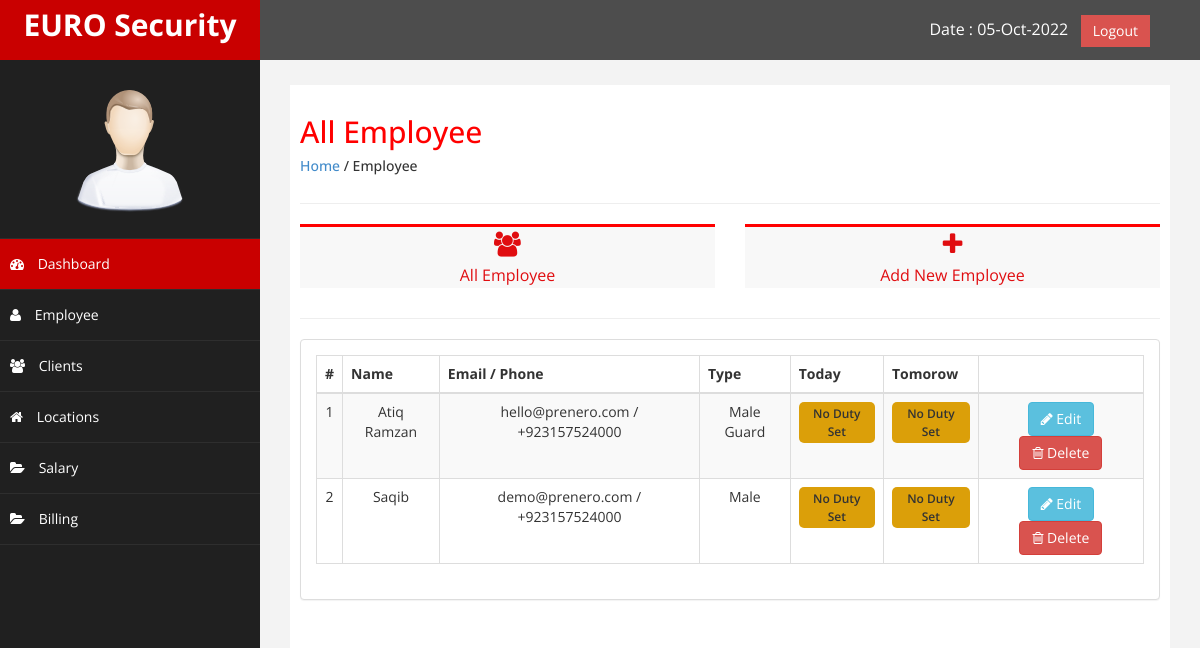
/employee.php (signed in), run on an earlier commit of the app's database.
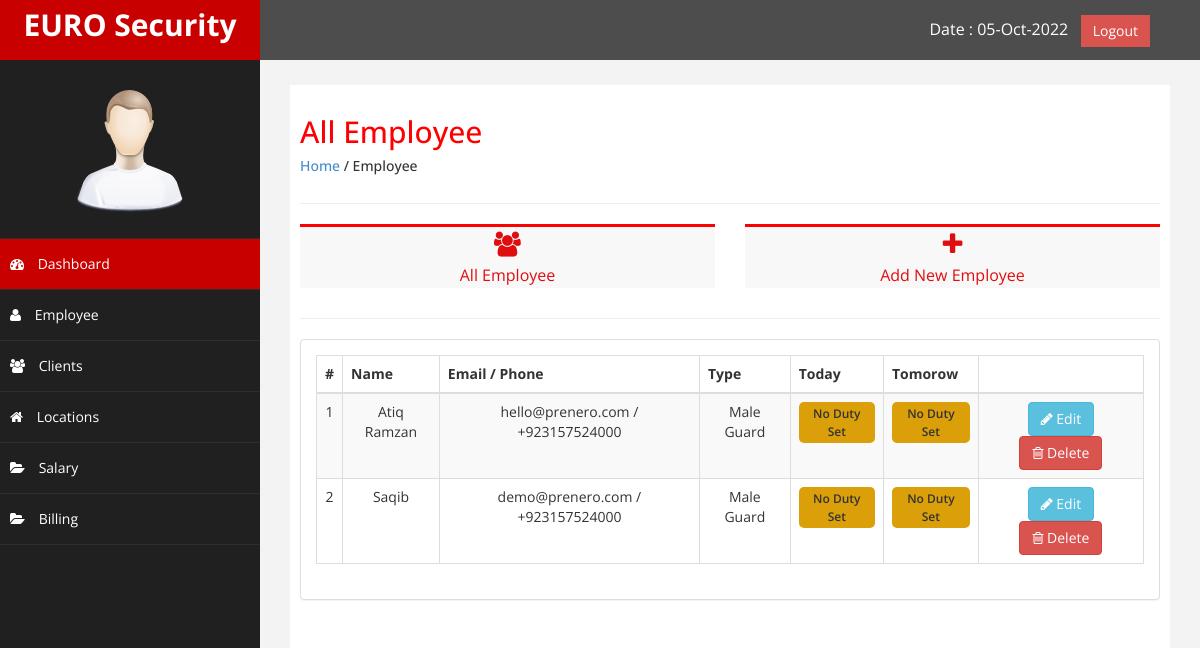
And on a later commit of the database.
### tables this page shows
CREATE TABLE `employee` (
  `employee_code` int(11) NOT NULL,
  `employee_name` varchar(255) DEFAULT NULL,
  `emp_email` varchar(255) DEFAULT NULL,
  `emp_phone` varchar(255) DEFAULT NULL,
  `password` varchar(255) DEFAULT NULL,
  `address` varchar(255) DEFAULT NULL,
  `emp_type` varchar(255) DEFAULT NULL,
  `per_day_salary` decimal(10,2) DEFAULT NULL,
  `esi` varchar(10) DEFAULT NULL,
  `esi_per` varchar(255) DEFAULT NULL,
  `pf_num` varchar(11) DEFAULT NULL,
  `pf_per` varchar(255) DEFAULT NULL,
  `pan_num` varchar(11) DEFAULT NULL,
  `dp` varchar(255) DEFAULT NULL,
  `signature` varchar(255) DEFAULT NULL,
  `adhaar_card` varchar(255) DEFAULT NULL,
  `scehdule` varchar(255) DEFAULT NULL,
  `salary` decimal(10,2) DEFAULT NULL,
  `date_added` datetime DEFAULT NULL
);

### employee.php (the view, shortened to what this page needs)
<?php
include('config.php');
include ('header.php');
include('sidebar.php');
?>
<div id="page-wrapper" >
	<div id="page-inner">
		<div class="row">
			<div class="col-md-12">
				<h2>All Employee</h2>
				<h5><a href="dashboard.php">Home</a> / Employee</h5>
			</div>
		</div>
		<hr />
		<div class="row">
			<div class="col-md-6 col-sm-6 col-xs-6">
				<a href="#" class="employee_button">
				<div class=" noti-box" style="text-align: center;">
						<i class="fa fa-users" style="font-size: 25px; padding-top: 5px;"></i>
						<p>All Employee</p>
				</div>
				</a>
			</div>
             <div class="col-md-6 col-sm-6 col-xs-6">
				 <a href="add_employee.php" class="employee_button">
				<div class=" noti-box " style="text-align: center;">
						<i class="fa fa-plus" style="font-size: 25px; padding-top: 5px;"></i>
						<p>Add New Employee</p>
				</div>
				 </a>
			</div>
		</div>
		<hr />
                <div class="row" >
                    <div class="col-md-12 col-sm-12 col-xs-12">
                    <div class="panel panel-default">
                        <div class="panel-body">
                            <div class="table-responsive">
                                <table class="table table-striped table-bordered table-hover text-center">
									<?php
	$page_rows = 10;
	$pagenum = 1;
	$limit = 'LIMIT ' .($pagenum - 1) * $page_rows .',' .$page_rows;
	$nquery=mysqli_query($connect,"select * from `employee` $limit");
?>
                                    <thead>
                                        <tr class="text-center">
                                            <th>#</th>
                                            <th>Name</th>
                                            <th>Email / Phone</th>
                                            <th>Type</th>
                                             <th>Today</th>
											 <th>Tomorow</th>
											 <th> </th>
                                        </tr>
                                    </thead>
                                    <tbody>
										<?php
                                    while($crow = mysqli_fetch_array($nquery)){
                                    ?>
                                        <tr>
                                            <td><?php echo $crow['employee_code']; ?></td>
                                            <td><?php echo $crow['employee_name']; ?></td>
                                            <td><?php echo $crow['emp_email']; ?> / <?php echo $crow['emp_phone']; ?></td>
                                            <td><?php echo $crow['emp_type']; ?></td>
                                            <td><button class="duty_btn"> No Duty Set</button></td>
											 <td><button class="duty_btn"> No Duty Set</button></td>
                                            <td><a href="employee-details.php?employee_code=<?php echo $crow['employee_code'];?>"><button class="btn btn-info"><i class="fa fa-pencil"></i> Edit</button></a>
											<button class="btn btn-danger"><i class="fa fa-trash-o"></i> Delete</button>
                                        </tr>
                                      <?php
                                    }
                                ?>
                                    </tbody>
                                </table>
                            </div>
                        </div>
                    </div>
                    </div>
                </div>
    </div>
            </div>
<?php
include('footer.php');
?>

What changed in the data, as far as the page shows it:
changed employee "Saqib": emp_type "Male" → "Male Guard"
